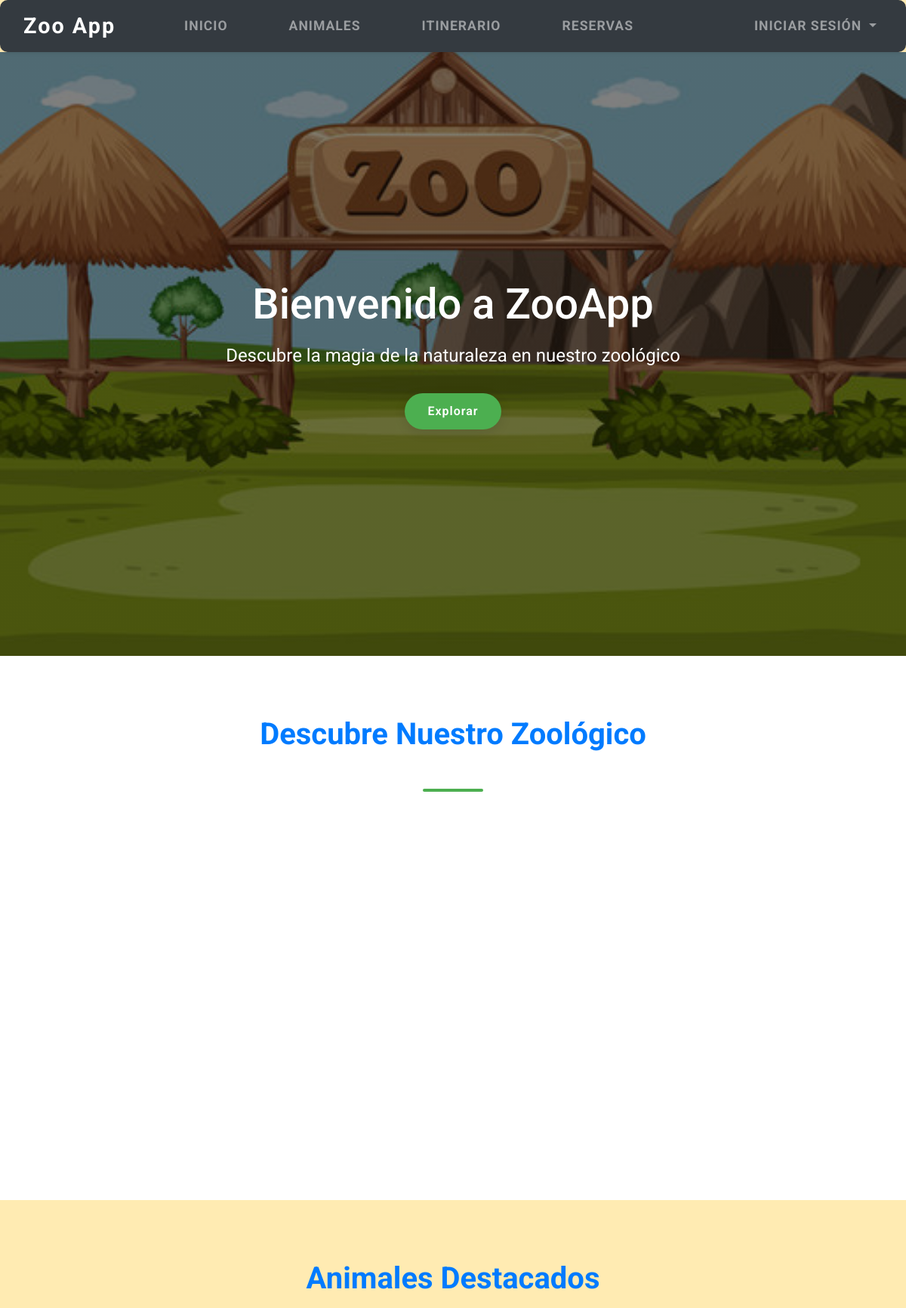
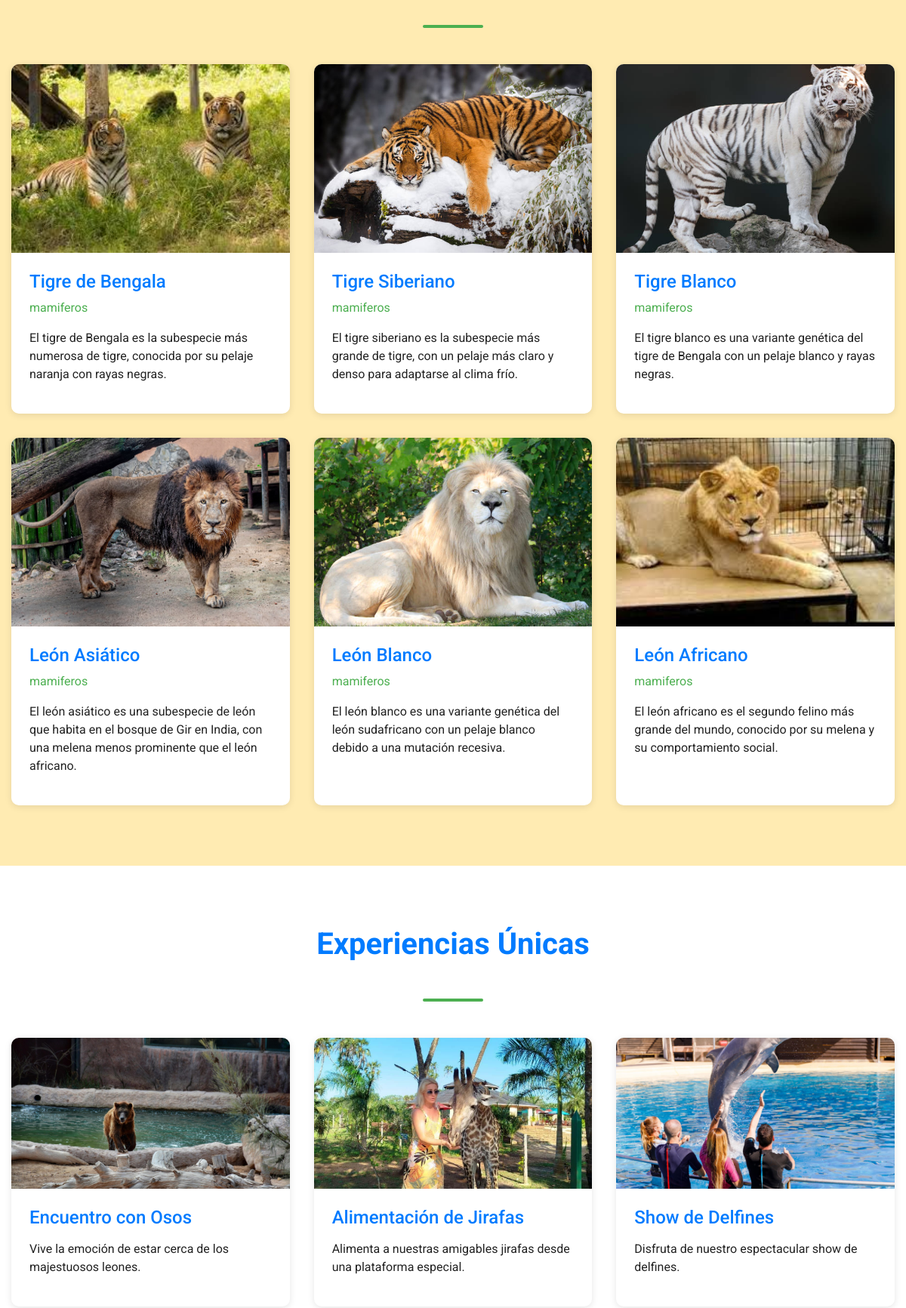
Screenshot of /views/inicio.php (upper part) with the database file from the repository (2 pictures, top to bottom).
### tables this page shows
CREATE TABLE animales (
    id INT AUTO_INCREMENT PRIMARY KEY,
    nombre_animal VARCHAR(100) NOT NULL,
    edad INT,
    especie_id INT NOT NULL,
    itinerario_id INT,
    habitat VARCHAR(100) NOT NULL,
    peso VARCHAR(50) NOT NULL,
    categoria ENUM(
        'mamiferos',
        'aves',
        'reptiles',
        'anfibios',
        'peces'
    ) NOT NULL,
    imagen_url VARCHAR(255) NOT NULL,
    descripcion TEXT,
    fecha_nacimiento DATE,
    fecha_registro TIMESTAMP DEFAULT CURRENT_TIMESTAMP,
    FOREIGN KEY (especie_id) REFERENCES especies(id) ON DELETE CASCADE,
    FOREIGN KEY (itinerario_id) REFERENCES itinerarios(id) ON DELETE
    SET NULL
);

### views/inicio.php (the view, shortened to what this page needs)
<?php
require_once __DIR__ . '/plantillas/header.php';
require_once __DIR__ . '/../config/sql/database.php';
echo '<link rel="stylesheet" href="' . BASE_URL . '/assets/css/inicio.css">';
?>
<div class="inicio-container">
    <section class="inicio-bienvenida">
        <div class="inicio-bienvenida-contenido">
            <h1 class="inicio-bienvenida-titulo">Bienvenido a ZooApp</h1>
            <p class="inicio-bienvenida-subtitulo">Descubre la magia de la naturaleza en nuestro zoológico</p>
            <a href="#descubrir" class="inicio-boton inicio-boton-primario">Explorar</a>
        </div>
    </section>
    <section id="descubrir" class="inicio-descubrir">
        <div class="container">
            <h2 class="inicio-seccion-titulo">Descubre Nuestro Zoológico</h2>
            <div class="inicio-separador"></div>
            <div class="inicio-categorias">
            </div>
        </div>
    </section>
    <section class="inicio-destacados">
        <div class="container">
            <h2 class="inicio-seccion-titulo">Animales Destacados</h2>
            <div class="inicio-separador"></div>
            <div class="inicio-animales">
                <?php
                $query = "SELECT * FROM animales LIMIT 6";
                $stmt = $conn->query($query);
                $animales = $stmt->fetchAll();
                if (count($animales) > 0) {
                    foreach ($animales as $animal) {
                        $imagen_url = htmlspecialchars($animal['imagen_url']);
                        $nombre_archivo = basename($imagen_url);
                        ?>
                        <div class="inicio-animal">
                            <img src="<?php echo BASE_URL; ?>/assets/images/<?php echo $nombre_archivo; ?>"
                                alt="<?php echo htmlspecialchars($animal['nombre_animal']); ?>" class="inicio-animal-imagen">
                            <div class="inicio-animal-contenido">
                                <h3 class="inicio-animal-titulo"><?php echo htmlspecialchars($animal['nombre_animal']); ?></h3>
                                <p class="inicio-animal-especie"><?php echo htmlspecialchars($animal['categoria']); ?></p>
                                <p class="inicio-animal-descripcion"><?php echo htmlspecialchars($animal['descripcion']); ?></p>
                            </div>
                        </div>
                        <?php
                    }
                }
                ?>
            </div>
        </div>
    </section>
    <section class="inicio-experiencias">
        <div class="container">
            <h2 class="inicio-seccion-titulo">Experiencias Únicas</h2>
            <div class="inicio-separador"></div>
            <div class="inicio-experiencias-grid">
                <div class="inicio-experiencia">
                    <img src="<?php echo BASE_URL; ?>/assets/images/experiencia1.jpeg" alt="Experiencia 1"
                        class="inicio-experiencia-imagen">
                    <div class="inicio-experiencia-contenido">
                        <h3 class="inicio-experiencia-titulo">Encuentro con Osos</h3>
                        <p class="inicio-experiencia-descripcion">Vive la emoción de estar cerca de los majestuosos
                            leones.</p>
                    </div>
                </div>
                <div class="inicio-experiencia">
                    <img src="<?php echo BASE_URL; ?>/assets/images/experiencia2.jpeg" alt="Experiencia 2"
                        class="inicio-experiencia-imagen">
                    <div class="inicio-experiencia-contenido">
                        <h3 class="inicio-experiencia-titulo">Alimentación de Jirafas</h3>
                        <p class="inicio-experiencia-descripcion">Alimenta a nuestras amigables jirafas desde una
                            plataforma especial.</p>
                    </div>
                </div>
                <div class="inicio-experiencia">
                    <img src="<?php echo BASE_URL; ?>/assets/images/experiencia3.jpeg" alt="Experiencia 3"
                        class="inicio-experiencia-imagen">
                    <div class="inicio-experiencia-contenido">
                        <h3 class="inicio-experiencia-titulo">Show de Delfines</h3>
                        <p class="inicio-experiencia-descripcion">Disfruta de nuestro espectacular show de delfines.</p>
                    </div>
                </div>
            </div>
        </div>
    </section>
</div>
<?php require_once __DIR__ . '/plantillas/footer.php'; ?>

### views/plantillas/header.php (shortened to what this page needs)
<?php
require_once __DIR__ . '/../../config/sql/database.php';
?>
<!DOCTYPE html>
<html lang="es">
<head>
    <link rel="stylesheet" href="https://cdnjs.cloudflare.com/ajax/libs/font-awesome/5.15.4/css/all.min.css">
    <link rel="stylesheet" href="https://stackpath.bootstrapcdn.com/bootstrap/4.5.2/css/bootstrap.min.css">
    <link rel="stylesheet" href="<?php echo BASE_URL; ?>/assets/css/index.css">
</head>
<body>
    <header>
        <nav class="navbar navbar-expand-lg navbar-dark bg-dark shadow-sm">
            <div class="container">
                <a class="navbar-brand font-weight-bold" href="<?php echo BASE_URL; ?>/index.php">Zoo App</a>
                <div class="collapse navbar-collapse" id="navbarNav">
                    <ul id="navbar-item" class="navbar-nav mx-auto">
                        <li class="nav-item">
                            <a class="nav-link" href="<?php echo BASE_URL; ?>/views/inicio.php">Inicio</a>
                        </li>
                        <li class="nav-item">
                            <a class="nav-link" href="<?php echo BASE_URL; ?>/views/animales.php">Animales</a>
                        </li>
                        <li class="nav-item">
                            <a class="nav-link" href="<?php echo BASE_URL; ?>/views/itinerarios.php">Itinerario</a>
                        </li>
                        <li class="nav-item">
                            <a class="nav-link" href="<?php echo BASE_URL; ?>/views/reservas.php">Reservas</a>
                        </li>
                    </ul>
                    <ul class="navbar-nav ml-auto right-align">
                        <?php if (isset($_SESSION['usuario_id'])): ?>
                            <li class="nav-item dropdown">
                                <?php
                                try {
                                    $stmt = $conn->prepare("SELECT nombre_completo FROM usuarios WHERE id = ?");
                                    $stmt->execute([$_SESSION['usuario_id']]);
                                    $usuario = $stmt->fetch(PDO::FETCH_ASSOC);
                                } catch (PDOException $e) {
                                    error_log("Error al obtener información del usuario: " . $e->getMessage());
                                    $usuario = null;
                                }
                                $nombreUsuario = isset($usuario['nombre_completo']) ? $usuario['nombre_completo'] : 'Usuario';
                                $primerNombre = explode(' ', $nombreUsuario)[0];
                                ?>
                                <a class="nav-link dropdown-toggle" href="#" id="userDropdown" role="button"
                                    data-toggle="dropdown" aria-haspopup="true" aria-expanded="false"
                                    title="<?php echo htmlspecialchars($nombreUsuario); ?>">
                                    <i class="fas fa-user"></i>
                                    <span class="user-name"><?php echo htmlspecialchars($primerNombre); ?></span>
                                </a>
                                <div class="dropdown-menu" aria-labelledby="userDropdown">
                                    <div class="dropdown-header">
                                        <strong><?php echo htmlspecialchars($nombreUsuario); ?></strong>
                                    </div>
                                    <div class="dropdown-divider"></div>
                                    <a class="dropdown-item" href="<?php echo BASE_URL; ?>/views/user_dashboard.php">
                                        <i class="fas fa-user-circle"></i> Mi Perfil
                                    </a>
                                    <?php if (isset($_SESSION['es_admin']) && ($_SESSION['es_admin'] === true || $_SESSION['es_admin'] === 1)): ?>
                                        <div class="dropdown-divider"></div>
                                        <a class="dropdown-item" href="<?php echo BASE_URL; ?>/views/admin/admin_dashboard.php">
                                            <i class="fas fa-tachometer-alt"></i> Dashboard
                                        </a>
                                    <?php endif; ?>
                                    <div class="dropdown-divider"></div>
                                    <a class="dropdown-item" href="<?php echo BASE_URL; ?>/views/login_register/logout.php">
                                        <i class="fas fa-sign-out-alt"></i> Cerrar sesión
                                    </a>
                                </div>
                            </li>
                        <?php else: ?>
                            <li class="nav-item dropdown">
                                <a class="nav-link dropdown-toggle" href="#" id="navbarDropdown" role="button"
                                    data-toggle="dropdown" aria-haspopup="true" aria-expanded="false">
                                    Iniciar sesión
                                </a>
                            </li>
                        <?php endif; ?>
                    </ul>
                </div>
            </div>
        </nav>
    </header>

### views/plantillas/footer.php (shortened to what this page needs)
</body>
</html>

### assets/css/index.css (style rules this page uses)
*, *::before, *::after { margin: 0; padding: 0; box-sizing: border-box; }
:root { --primary-color: #007bff; --secondary-color: #4caf50; --background-color: #ffebb2; --text-dark: #222; --text-light: #fff; --navbar-bg: #343a40; --hover-color: #752c17; --footer-bg: #2c3e50; --button-radius: 25px; --transition-duration: 0.3s; }
body { font-family: "Roboto", Arial, sans-serif; background-color: var(--background-color); color: var(--text-dark); }
@media (min-width: 1200px) { .container, .container-lg, .container-md, .container-sm, .container-xl { max-width: 1200px; } }
.navbar { background-color: var(--navbar-bg); border-radius: 10px; box-shadow: 0 2px 10px rgba(0, 0, 0, 0.1); position: relative; }
#navbar-item { display: flex; gap: 50px; }
.navbar-brand { font-size: 1.8rem; letter-spacing: 2px; color: var(--text-light); font-weight: 500; }
@media (min-width: 800px) { .navbar-nav .nav-link { margin-bottom: 25px; } }
.navbar-nav .nav-link { margin-bottom: 0px; font-size: 1.1rem; text-transform: uppercase; letter-spacing: 1px; color: var(--text-light); font-weight: bold; transition: color var(--transition-duration); }
.navbar-nav .dropdown-toggle { overflow: visible; text-overflow: clip; white-space: nowrap; max-width: none; }
@media (min-width: 1200px) { .navbar-collapse.collapse { display: flex !important; flex-basis: auto; } }
@media (min-width: 1200px) { .navbar-nav .dropdown-toggle { max-width: none; } }
@media (min-width: 1200px) { .navbar-nav .dropdown-toggle[aria-expanded="false"] { max-width: none; } }
.navbar-nav .nav-item { margin-right: 15px; }
.navbar-nav .nav-item:last-child { margin-right: 0; }
.navbar-nav .nav-item.dropdown { margin-left: 10px; }

### rows the page displays
animales: imagen_url (picture), nombre_animal "Tigre de Bengala", categoria "mamiferos", descripcion "El tigre de Bengala es la subespecie más numerosa de tigre, conocida por su pelaje naranja con rayas negras."
animales: imagen_url (picture), nombre_animal "Tigre Siberiano", categoria "mamiferos", descripcion "El tigre siberiano es la subespecie más grande de tigre, con un pelaje más claro y denso para adaptarse al clima frío."
animales: imagen_url (picture), nombre_animal "Tigre Blanco", categoria "mamiferos", descripcion "El tigre blanco es una variante genética del tigre de Bengala con un pelaje blanco y rayas negras."
animales: imagen_url (picture), nombre_animal "León Asiático", categoria "mamiferos", descripcion "El león asiático es una subespecie de león que habita en el bosque de Gir en India, con una melena menos prominente que el león africano."
animales: imagen_url (picture), nombre_animal "León Blanco", categoria "mamiferos", descripcion "El león blanco es una variante genética del león sudafricano con un pelaje blanco debido a una mutación recesiva."
animales: imagen_url (picture), nombre_animal "León Africano", categoria "mamiferos", descripcion "El león africano es el segundo felino más grande del mundo, conocido por su melena y su comportamiento social."
